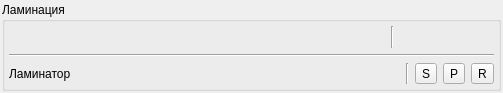
<?xml version="1.0" encoding="UTF-8"?>
<ui version="4.0">
 <class>LaminatTaskF</class>
 <widget class="QWidget" name="LaminatTaskF">
  <property name="geometry">
   <rect>
    <x>0</x>
    <y>0</y>
    <width>503</width>
    <height>90</height>
   </rect>
  </property>
  <property name="windowTitle">
   <string>Form</string>
  </property>
  <layout class="QVBoxLayout" name="verticalLayout">
   <property name="margin">
    <number>2</number>
   </property>
   <item>
    <widget class="QGroupBox" name="groupBox">
     <property name="styleSheet">
      <string notr="true"/>
     </property>
     <property name="title">
      <string>Ламинация</string>
     </property>
     <layout class="QVBoxLayout" name="verticalLayout_2">
      <property name="margin">
       <number>4</number>
      </property>
      <item>
       <layout class="QGridLayout" name="gridLayout">
        <item row="2" column="4">
         <widget class="Line" name="line_2">
          <property name="orientation">
           <enum>Qt::Vertical</enum>
          </property>
         </widget>
        </item>
        <item row="2" column="0" colspan="3">
         <layout class="QHBoxLayout" name="horizontalLayout_2">
          <item>
           <widget class="QLabel" name="label_4">
            <property name="text">
             <string>Ламинатор</string>
            </property>
           </widget>
          </item>
          <item>
           <widget class="EquipWidget" name="equip" native="true">
            <property name="minimumSize">
             <size>
              <width>50</width>
              <height>0</height>
             </size>
            </property>
           </widget>
          </item>
          <item>
           <spacer name="horizontalSpacer">
            <property name="orientation">
             <enum>Qt::Horizontal</enum>
            </property>
            <property name="sizeHint" stdset="0">
             <size>
              <width>40</width>
              <height>20</height>
             </size>
            </property>
           </spacer>
          </item>
         </layout>
        </item>
        <item row="2" column="5">
         <layout class="QHBoxLayout" name="horizontalLayout">
          <item>
           <widget class="QToolButton" name="startButton">
            <property name="text">
             <string>S</string>
            </property>
           </widget>
          </item>
          <item>
           <widget class="QToolButton" name="pauseButton">
            <property name="text">
             <string>P</string>
            </property>
           </widget>
          </item>
          <item>
           <widget class="QToolButton" name="readyButton">
            <property name="text">
             <string>R</string>
            </property>
           </widget>
          </item>
         </layout>
        </item>
        <item row="0" column="0">
         <widget class="ProductWidget" name="product" native="true">
          <property name="minimumSize">
           <size>
            <width>50</width>
            <height>22</height>
           </size>
          </property>
         </widget>
        </item>
        <item row="0" column="3" colspan="3">
         <widget class="WoffWidget" name="woff" native="true">
          <property name="minimumSize">
           <size>
            <width>50</width>
            <height>0</height>
           </size>
          </property>
         </widget>
        </item>
        <item row="1" column="0" colspan="6">
         <widget class="Line" name="line">
          <property name="orientation">
           <enum>Qt::Horizontal</enum>
          </property>
         </widget>
        </item>
        <item row="0" column="2">
         <widget class="Line" name="line_3">
          <property name="orientation">
           <enum>Qt::Vertical</enum>
          </property>
         </widget>
        </item>
        <item row="0" column="1">
         <spacer name="horizontalSpacer_2">
          <property name="orientation">
           <enum>Qt::Horizontal</enum>
          </property>
          <property name="sizeHint" stdset="0">
           <size>
            <width>40</width>
            <height>20</height>
           </size>
          </property>
         </spacer>
        </item>
       </layout>
      </item>
     </layout>
    </widget>
   </item>
  </layout>
 </widget>
 <customwidgets>
  <customwidget>
   <class>ProductWidget</class>
   <extends>QWidget</extends>
   <header>widgets/stock/productwidget.h</header>
   <container>1</container>
  </customwidget>
  <customwidget>
   <class>EquipWidget</class>
   <extends>QWidget</extends>
   <header>widgets/equip/equipwidget.h</header>
   <container>1</container>
  </customwidget>
  <customwidget>
   <class>WoffWidget</class>
   <extends>QWidget</extends>
   <header>widgets/stock/woffwidget.h</header>
   <container>1</container>
  </customwidget>
 </customwidgets>
 <resources/>
 <connections/>
</ui>
